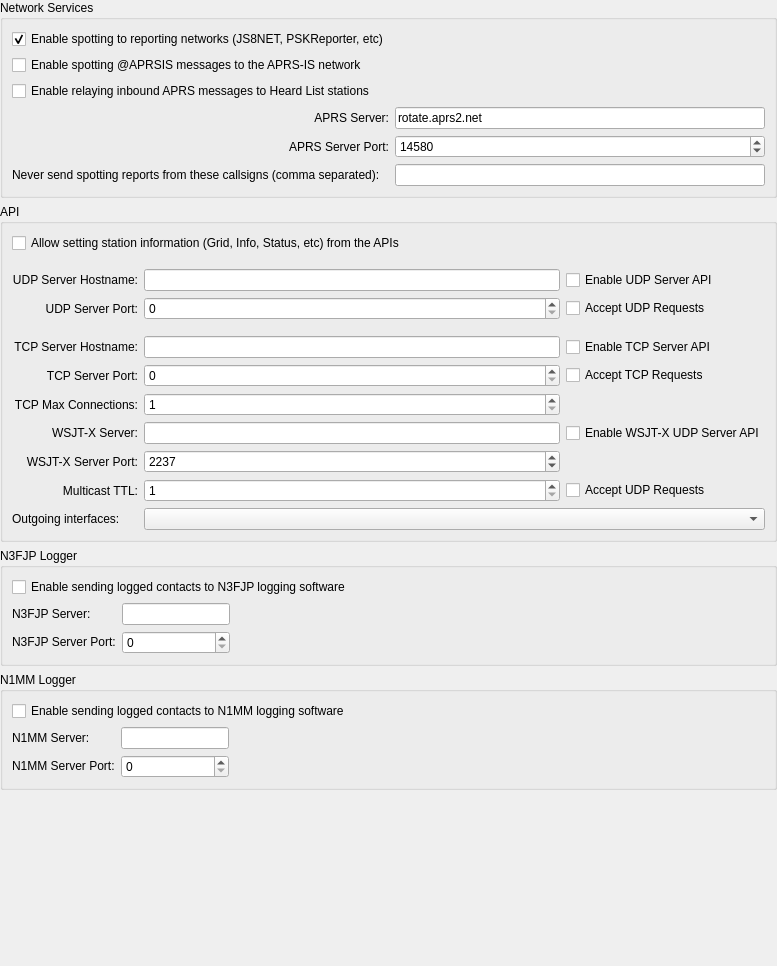
         <widget class="QWidget" name="scrollAreaWidgetContents_6">
          <property name="geometry">
           <rect>
            <x>0</x>
            <y>0</y>
            <width>777</width>
            <height>966</height>
           </rect>
          </property>
          <layout class="QVBoxLayout" name="verticalLayout_30">
           <property name="leftMargin">
            <number>0</number>
           </property>
           <property name="topMargin">
            <number>0</number>
           </property>
           <property name="rightMargin">
            <number>0</number>
           </property>
           <property name="bottomMargin">
            <number>0</number>
           </property>
           <item>
            <widget class="QGroupBox" name="network_group_box">
             <property name="title">
              <string>Network Services</string>
             </property>
             <layout class="QGridLayout" name="gridLayout_9">
              <item row="3" column="0">
               <widget class="QLabel" name="udp_server_label_2">
                <property name="text">
                 <string>APRS Server:</string>
                </property>
                <property name="alignment">
                 <set>Qt::AlignmentFlag::AlignRight|Qt::AlignmentFlag::AlignTrailing|Qt::AlignmentFlag::AlignVCenter</set>
                </property>
                <property name="buddy">
                 <cstring>udp_server_line_edit</cstring>
                </property>
               </widget>
              </item>
              <item row="4" column="0">
               <widget class="QLabel" name="label_18">
                <property name="text">
                 <string>APRS Server Port:</string>
                </property>
                <property name="alignment">
                 <set>Qt::AlignmentFlag::AlignRight|Qt::AlignmentFlag::AlignTrailing|Qt::AlignmentFlag::AlignVCenter</set>
                </property>
                <property name="buddy">
                 <cstring>udp_server_port_spin_box</cstring>
                </property>
               </widget>
              </item>
              <item row="5" column="1" colspan="2">
               <widget class="QLineEdit" name="spot_blacklist_line_edit"/>
              </item>
              <item row="3" column="1" colspan="2">
               <widget class="QLineEdit" name="aprs_server_line_edit">
                <property name="sizePolicy">
                 <sizepolicy hsizetype="Preferred" vsizetype="Fixed">
                  <horstretch>0</horstretch>
                  <verstretch>0</verstretch>
                 </sizepolicy>
                </property>
                <property name="toolTip">
                 <string>&lt;html&gt;&lt;head/&gt;&lt;body&gt;&lt;p&gt;Optional hostname of APRS server to send spots to.&lt;/p&gt;&lt;p&gt;Formats:&lt;/p&gt;&lt;ul style=&quot;margin-top: 0px; margin-bottom: 0px; margin-left: 0px; margin-right: 0px; -qt-list-indent: 1;&quot;&gt;&lt;li style=&quot; margin-top:12px; margin-bottom:0px; margin-left:0px; margin-right:0px; -qt-block-indent:0; text-indent:0px;&quot;&gt;hostname&lt;/li&gt;&lt;li style=&quot; margin-top:0px; margin-bottom:0px; margin-left:0px; margin-right:0px; -qt-block-indent:0; text-indent:0px;&quot;&gt;IPv4 address&lt;/li&gt;&lt;li style=&quot; margin-top:0px; margin-bottom:0px; margin-left:0px; margin-right:0px; -qt-block-indent:0; text-indent:0px;&quot;&gt;IPv6 address&lt;/li&gt;&lt;li style=&quot; margin-top:0px; margin-bottom:0px; margin-left:0px; margin-right:0px; -qt-block-indent:0; text-indent:0px;&quot;&gt;IPv4 multicast group address&lt;/li&gt;&lt;li style=&quot; margin-top:0px; margin-bottom:0px; margin-left:0px; margin-right:0px; -qt-block-indent:0; text-indent:0px;&quot;&gt;IPv6 multicast group address&lt;/li&gt;&lt;/ul&gt;&lt;p&gt;Clearing this field will disable the spotting to APRS.&lt;/p&gt;&lt;/body&gt;&lt;/html&gt;</string>
                </property>
                <property name="inputMethodHints">
                 <set>Qt::InputMethodHint::ImhDigitsOnly</set>
                </property>
                <property name="text">
                 <string>rotate.aprs2.net</string>
                </property>
               </widget>
              </item>
              <item row="1" column="0" colspan="2">
               <widget class="QCheckBox" name="enable_aprs_spotting_check_box">
                <property name="text">
                 <string>Enable spotting @APRSIS messages to the APRS-IS network</string>
                </property>
                <property name="checked">
                 <bool>false</bool>
                </property>
               </widget>
              </item>
              <item row="2" column="0" colspan="2">
               <widget class="QCheckBox" name="enable_aprs_relay_check_box">
                <property name="toolTip">
                 <string>When enabled, messages received from APRS-IS destined for stations in your Heard List will be relayed via JS8 (Group @APRSIS).</string>
                </property>
                <property name="text">
                 <string>Enable relaying inbound APRS messages to Heard List stations</string>
                </property>
                <property name="checked">
                 <bool>false</bool>
                </property>
               </widget>
              </item>
              <item row="5" column="0">
               <widget class="QLabel" name="label_31">
                <property name="text">
                 <string>Never send spotting reports from these callsigns (comma separated):</string>
                </property>
               </widget>
              </item>
              <item row="4" column="1" colspan="2">
               <widget class="QSpinBox" name="aprs_server_port_spin_box">
                <property name="toolTip">
                 <string>&lt;html&gt;&lt;head/&gt;&lt;body&gt;&lt;p&gt;Enter the service port number of the APRS server that should receive updates. If this is zero no updates will be broadcast.&lt;/p&gt;&lt;/body&gt;&lt;/html&gt;</string>
                </property>
                <property name="minimum">
                 <number>0</number>
                </property>
                <property name="maximum">
                 <number>65534</number>
                </property>
                <property name="value">
                 <number>14580</number>
                </property>
               </widget>
              </item>
              <item row="0" column="0">
               <widget class="QCheckBox" name="psk_reporter_check_box">
                <property name="toolTip">
                 <string>&lt;html&gt;&lt;head/&gt;&lt;body&gt;&lt;p&gt;The program can send your station details and all decoded signals with grid squares as spots to the http://pskreporter.info web site.&lt;/p&gt;&lt;p&gt;This is used for reverse beacon analysis which is very useful for assessing propagation and system performance.&lt;/p&gt;&lt;/body&gt;&lt;/html&gt;</string>
                </property>
                <property name="text">
                 <string>Enable spotting to reporting networks (JS8NET, PSKReporter, etc)</string>
                </property>
                <property name="checked">
                 <bool>true</bool>
                </property>
               </widget>
              </item>
             </layout>
            </widget>
           </item>
           <item>
            <widget class="QGroupBox" name="groupBox_4">
             <property name="title">
              <string>API</string>
             </property>
             <layout class="QGridLayout" name="gridLayout_16">
              <item row="6" column="1">
               <widget class="QLineEdit" name="tcp_server_line_edit"/>
              </item>
              <item row="3" column="1">
               <widget class="QLineEdit" name="udp_server_line_edit">
                <property name="sizePolicy">
                 <sizepolicy hsizetype="Preferred" vsizetype="Fixed">
                  <horstretch>0</horstretch>
                  <verstretch>0</verstretch>
                 </sizepolicy>
                </property>
                <property name="toolTip">
                 <string>&lt;html&gt;&lt;head/&gt;&lt;body&gt;&lt;p&gt;Optional hostname of network service to receive decodes.&lt;/p&gt;&lt;p&gt;Formats:&lt;/p&gt;&lt;ul style=&quot;margin-top: 0px; margin-bottom: 0px; margin-left: 0px; margin-right: 0px; -qt-list-indent: 1;&quot;&gt;&lt;li style=&quot; margin-top:12px; margin-bottom:0px; margin-left:0px; margin-right:0px; -qt-block-indent:0; text-indent:0px;&quot;&gt;hostname&lt;/li&gt;&lt;li style=&quot; margin-top:0px; margin-bottom:0px; margin-left:0px; margin-right:0px; -qt-block-indent:0; text-indent:0px;&quot;&gt;IPv4 address&lt;/li&gt;&lt;li style=&quot; margin-top:0px; margin-bottom:0px; margin-left:0px; margin-right:0px; -qt-block-indent:0; text-indent:0px;&quot;&gt;IPv6 address&lt;/li&gt;&lt;li style=&quot; margin-top:0px; margin-bottom:0px; margin-left:0px; margin-right:0px; -qt-block-indent:0; text-indent:0px;&quot;&gt;IPv4 multicast group address&lt;/li&gt;&lt;li style=&quot; margin-top:0px; margin-bottom:0px; margin-left:0px; margin-right:0px; -qt-block-indent:0; text-indent:0px;&quot;&gt;IPv6 multicast group address&lt;/li&gt;&lt;/ul&gt;&lt;p&gt;Clearing this field will disable the broadcasting of UDP status updates.&lt;/p&gt;&lt;/body&gt;&lt;/html&gt;</string>
                </property>
                <property name="inputMethodHints">
                 <set>Qt::InputMethodHint::ImhDigitsOnly</set>
                </property>
               </widget>
              </item>
              <item row="6" column="2">
               <widget class="QCheckBox" name="tcpEnable">
                <property name="toolTip">
                 <string>&lt;html&gt;&lt;head/&gt;&lt;body&gt;&lt;p&gt;Enable the application to send API information over a TCP Server&lt;/p&gt;&lt;/body&gt;&lt;/html&gt;</string>
                </property>
                <property name="text">
                 <string>Enable TCP Server API</string>
                </property>
               </widget>
              </item>
              <item row="6" column="0">
               <widget class="QLabel" name="label_16">
                <property name="text">
                 <string>TCP Server Hostname:</string>
                </property>
                <property name="alignment">
                 <set>Qt::AlignmentFlag::AlignRight|Qt::AlignmentFlag::AlignTrailing|Qt::AlignmentFlag::AlignVCenter</set>
                </property>
               </widget>
              </item>
              <item row="4" column="1">
               <widget class="QSpinBox" name="udp_server_port_spin_box">
                <property name="toolTip">
                 <string>&lt;html&gt;&lt;head/&gt;&lt;body&gt;&lt;p&gt;Enter the service port number of the UDP server that should receive updates. If this is zero no updates will be broadcast.&lt;/p&gt;&lt;/body&gt;&lt;/html&gt;</string>
                </property>
                <property name="minimum">
                 <number>0</number>
                </property>
                <property name="maximum">
                 <number>65534</number>
                </property>
               </widget>
              </item>
              <item row="7" column="2">
               <widget class="QCheckBox" name="accept_tcp_requests_check_box">
                <property name="toolTip">
                 <string>&lt;html&gt;&lt;head/&gt;&lt;body&gt;&lt;p&gt;With this enabled the app will accept certain requests back from a TCP client that receives decode messages.&lt;/p&gt;&lt;/body&gt;&lt;/html&gt;</string>
                </property>
                <property name="text">
                 <string>Accept TCP Requests</string>
                </property>
               </widget>
              </item>
              <item row="3" column="0">
               <widget class="QLabel" name="udp_server_label">
                <property name="text">
                 <string>UDP Server Hostname:</string>
                </property>
                <property name="alignment">
                 <set>Qt::AlignmentFlag::AlignRight|Qt::AlignmentFlag::AlignTrailing|Qt::AlignmentFlag::AlignVCenter</set>
                </property>
                <property name="buddy">
                 <cstring>udp_server_line_edit</cstring>
                </property>
               </widget>
              </item>
              <item row="7" column="1">
               <widget class="QSpinBox" name="tcp_server_port_spin_box">
                <property name="toolTip">
                 <string>&lt;html&gt;&lt;head/&gt;&lt;body&gt;&lt;p&gt;Enter the service port number of the TCP server. If this is zero then TCP server will not be started.&lt;/p&gt;&lt;/body&gt;&lt;/html&gt;</string>
                </property>
                <property name="maximum">
                 <number>65534</number>
                </property>
               </widget>
              </item>
              <item row="7" column="0">
               <widget class="QLabel" name="label_29">
                <property name="text">
                 <string>TCP Server Port:</string>
                </property>
                <property name="alignment">
                 <set>Qt::AlignmentFlag::AlignRight|Qt::AlignmentFlag::AlignTrailing|Qt::AlignmentFlag::AlignVCenter</set>
                </property>
               </widget>
              </item>
              <item row="8" column="1">
               <widget class="QSpinBox" name="tcp_max_connections_spin_box">
                <property name="toolTip">
                 <string>&lt;html&gt;&lt;head/&gt;&lt;body&gt;&lt;p&gt;Enter the maximum number of API connections allowed to the TCP server&lt;/p&gt;&lt;/body&gt;&lt;/html&gt;</string>
                </property>
                <property name="minimum">
                 <number>1</number>
                </property>
                <property name="maximum">
                 <number>100</number>
                </property>
               </widget>
              </item>
              <item row="4" column="0">
               <widget class="QLabel" name="label_6">
                <property name="text">
                 <string>UDP Server Port:</string>
                </property>
                <property name="alignment">
                 <set>Qt::AlignmentFlag::AlignRight|Qt::AlignmentFlag::AlignTrailing|Qt::AlignmentFlag::AlignVCenter</set>
                </property>
                <property name="buddy">
                 <cstring>udp_server_port_spin_box</cstring>
                </property>
               </widget>
              </item>
              <item row="0" column="0" colspan="2">
               <widget class="QCheckBox" name="use_dynamic_grid">
                <property name="toolTip">
                 <string>&lt;html&gt;&lt;head/&gt;&lt;body&gt;&lt;p&gt;Check to allow changes to grid, qtc, etc from external programs&lt;/p&gt;&lt;/body&gt;&lt;/html&gt;</string>
                </property>
                <property name="text">
                 <string>Allow setting station information (Grid, Info, Status, etc) from the APIs</string>
                </property>
               </widget>
              </item>
              <item row="8" column="0">
               <widget class="QLabel" name="label_30">
                <property name="text">
                 <string>TCP Max Connections:</string>
                </property>
                <property name="alignment">
                 <set>Qt::AlignmentFlag::AlignRight|Qt::AlignmentFlag::AlignTrailing|Qt::AlignmentFlag::AlignVCenter</set>
                </property>
               </widget>
              </item>
              <item row="9" column="0">
               <widget class="QLabel" name="wsjtx_server_label">
                <property name="text">
                 <string>WSJT-X Server:</string>
                </property>
                <property name="alignment">
                 <set>Qt::AlignmentFlag::AlignRight|Qt::AlignmentFlag::AlignTrailing|Qt::AlignmentFlag::AlignVCenter</set>
                </property>
                <property name="buddy">
                 <cstring>wsjtx_server_line_edit</cstring>
                </property>
               </widget>
              </item>
              <item row="9" column="1">
               <widget class="QLineEdit" name="wsjtx_server_line_edit">
                <property name="sizePolicy">
                 <sizepolicy hsizetype="Preferred" vsizetype="Fixed">
                  <horstretch>0</horstretch>
                  <verstretch>0</verstretch>
                 </sizepolicy>
                </property>
                <property name="toolTip">
                 <string>&lt;html&gt;&lt;head/&gt;&lt;body&gt;&lt;p&gt;Optional hostname of network service to receive WSJT-X protocol messages.&lt;/p&gt;&lt;p&gt;Formats:&lt;/p&gt;&lt;ul style=&quot;margin-top: 0px; margin-bottom: 0px; margin-left: 0px; margin-right: 0px; -qt-list-indent: 1;&quot;&gt;&lt;li style=&quot; margin-top:12px; margin-bottom:0px; margin-left:0px; margin-right:0px; -qt-block-indent:0; text-indent:0px;&quot;&gt;hostname&lt;/li&gt;&lt;li style=&quot; margin-top:0px; margin-bottom:0px; margin-left:0px; margin-right:0px; -qt-block-indent:0; text-indent:0px;&quot;&gt;IPv4 address&lt;/li&gt;&lt;li style=&quot; margin-top:0px; margin-bottom:0px; margin-left:0px; margin-right:0px; -qt-block-indent:0; text-indent:0px;&quot;&gt;IPv6 address&lt;/li&gt;&lt;li style=&quot; margin-top:0px; margin-bottom:0px; margin-left:0px; margin-right:0px; -qt-block-indent:0; text-indent:0px;&quot;&gt;IPv4 multicast group address&lt;/li&gt;&lt;li style=&quot; margin-top:0px; margin-bottom:0px; margin-left:0px; margin-right:0px; -qt-block-indent:0; text-indent:0px;&quot;&gt;IPv6 multicast group address&lt;/li&gt;&lt;/ul&gt;&lt;p&gt;Clearing this field will disable the broadcasting of WSJT-X protocol messages.&lt;/p&gt;&lt;/body&gt;&lt;/html&gt;</string>
                </property>
                <property name="inputMethodHints">
                 <set>Qt::InputMethodHint::ImhDigitsOnly</set>
                </property>
               </widget>
              </item>
              <item row="9" column="2">
               <widget class="QCheckBox" name="wsjtx_enable_check_box">
                <property name="toolTip">
                 <string>&lt;html&gt;&lt;head/&gt;&lt;body&gt;&lt;p&gt;Enable the application to send WSJT-X protocol information to UDP Servers&lt;/p&gt;&lt;/body&gt;&lt;/html&gt;</string>
                </property>
                <property name="text">
                 <string>Enable WSJT-X UDP Server API</string>
                </property>
               </widget>
              </item>
              <item row="10" column="0">
               <widget class="QLabel" name="wsjtx_server_port_label">
                <property name="text">
                 <string>WSJT-X Server Port:</string>
                </property>
                <property name="alignment">
                 <set>Qt::AlignmentFlag::AlignRight|Qt::AlignmentFlag::AlignTrailing|Qt::AlignmentFlag::AlignVCenter</set>
                </property>
                <property name="buddy">
                 <cstring>wsjtx_server_port_spin_box</cstring>
                </property>
               </widget>
              </item>
              <item row="10" column="1">
               <widget class="QSpinBox" name="wsjtx_server_port_spin_box">
                <property name="toolTip">
                 <string>&lt;html&gt;&lt;head/&gt;&lt;body&gt;&lt;p&gt;Enter the service port number of the WSJT-X UDP server that should receive updates. If this is zero no updates will be sent. Default is 2237.&lt;/p&gt;&lt;/body&gt;&lt;/html&gt;</string>
                </property>
                <property name="minimum">
                 <number>0</number>
                </property>
                <property name="maximum">
                 <number>65534</number>
                </property>
                <property name="value">
                 <number>2237</number>
                </property>
               </widget>
              </item>
              <item row="11" column="0">
               <widget class="QLabel" name="wsjtx_TTL_label">
                <property name="text">
                 <string>Multicast TTL:</string>
                </property>
                <property name="alignment">
                 <set>Qt::AlignmentFlag::AlignRight|Qt::AlignmentFlag::AlignTrailing|Qt::AlignmentFlag::AlignVCenter</set>
                </property>
                <property name="buddy">
                 <cstring>wsjtx_TTL_spin_box</cstring>
                </property>
               </widget>
              </item>
              <item row="11" column="1">
               <widget class="QSpinBox" name="wsjtx_TTL_spin_box">
                <property name="toolTip">
                 <string>&lt;html&gt;&lt;head/&gt;&lt;body&gt;&lt;p&gt;Sets the number of router hops that multicast datagrams are allowed to make. Almost everyone should set this to 1 to keep outgoing multicast traffic within the local subnet.&lt;/p&gt;&lt;/body&gt;&lt;/html&gt;</string>
                </property>
                <property name="minimum">
                 <number>1</number>
                </property>
                <property name="maximum">
                 <number>255</number>
                </property>
                <property name="value">
                 <number>1</number>
                </property>
               </widget>
              </item>
              <item row="11" column="2">
               <widget class="QCheckBox" name="wsjtx_accept_requests_check_box">
                <property name="toolTip">
                 <string>&lt;html&gt;&lt;head/&gt;&lt;body&gt;&lt;p&gt;With this enabled JS8Call will accept certain requests from a UDP client sending WSJT-X protocol messages.&lt;/p&gt;&lt;/body&gt;&lt;/html&gt;</string>
                </property>
                <property name="text">
                 <string>Accept UDP Requests</string>
                </property>
               </widget>
              </item>
              <item row="12" column="0">
               <widget class="QLabel" name="wsjtx_interfaces_label">
                <property name="text">
                 <string>Outgoing interfaces:</string>
                </property>
                <property name="buddy">
                 <cstring>wsjtx_interfaces_combo_box</cstring>
                </property>
               </widget>
              </item>
              <item row="12" column="1" colspan="2">
               <widget class="CheckableItemComboBox" name="wsjtx_interfaces_combo_box">
                <property name="toolTip">
                 <string>&lt;html&gt;&lt;head/&gt;&lt;body&gt;&lt;p&gt;When sending updates to a multicast group address it is necessary to specify which network interface(s) to send them to. If the loop-back interface is multicast capable then at least that one will be selected.&lt;/p&gt;&lt;p&gt;For most users the loop-back interface is all that is needed, that will allow multiple other applications on the same machine to interoperate with JS8Call. If applications running on other hosts are to receive status updates then a suitable network interface should be used.&lt;/p&gt;&lt;p&gt;On some Linux systems it may be necessary to enable multicast on the loop-back network interface.&lt;/p&gt;&lt;/body&gt;&lt;/html&gt;</string>
                </property>
               </widget>
              </item>
              <item row="1" column="0" colspan="3">
               <spacer name="verticalSpacer_8">
                <property name="orientation">
                 <enum>Qt::Orientation::Vertical</enum>
                </property>
                <property name="sizeType">
                 <enum>QSizePolicy::Policy::Fixed</enum>
                </property>
                <property name="sizeHint" stdset="0">
                 <size>
                  <width>20</width>
                  <height>10</height>
                 </size>
                </property>
               </spacer>
              </item>
              <item row="5" column="0" colspan="3">
               <spacer name="verticalSpacer_20">
                <property name="orientation">
                 <enum>Qt::Orientation::Vertical</enum>
                </property>
                <property name="sizeType">
                 <enum>QSizePolicy::Policy::Fixed</enum>
                </property>
                <property name="sizeHint" stdset="0">
                 <size>
                  <width>20</width>
                  <height>10</height>
                 </size>
                </property>
               </spacer>
              </item>
              <item row="4" column="2">
               <widget class="QCheckBox" name="accept_udp_requests_check_box">
                <property name="toolTip">
                 <string>&lt;html&gt;&lt;head/&gt;&lt;body&gt;&lt;p&gt;With this enabled the app will accept certain requests back from a UDP server that receives decode messages.&lt;/p&gt;&lt;/body&gt;&lt;/html&gt;</string>
                </property>
                <property name="text">
                 <string>Accept UDP Requests</string>
                </property>
               </widget>
              </item>
              <item row="3" column="2">
               <widget class="QCheckBox" name="udpEnable">
                <property name="toolTip">
                 <string>&lt;html&gt;&lt;head/&gt;&lt;body&gt;&lt;p&gt;Enable the application to send API information to UDP Servers&lt;/p&gt;&lt;/body&gt;&lt;/html&gt;</string>
                </property>
                <property name="text">
                 <string>Enable UDP Server API</string>
                </property>
               </widget>
              </item>
             </layout>
            </widget>
           </item>
           <item>
            <widget class="QGroupBox" name="groupBox_11">
             <property name="title">
              <string>N3FJP Logger</string>
             </property>
             <layout class="QFormLayout" name="formLayout_12">
              <item row="0" column="0">
               <widget class="QCheckBox" name="enable_n3fjp_broadcast_check_box">
                <property name="text">
                 <string>Enable sending logged contacts to N3FJP logging software</string>
                </property>
               </widget>
              </item>
              <item row="1" column="0">
               <layout class="QFormLayout" name="formLayout_20">
                <item row="0" column="0">
                 <widget class="QLabel" name="n3fjp_server_name_label">
                  <property name="text">
                   <string>&lt;html&gt;&lt;head/&gt;&lt;body&gt;&lt;p&gt;N3FJP Server:&lt;/p&gt;&lt;/body&gt;&lt;/html&gt;</string>
                  </property>
                 </widget>
                </item>
                <item row="0" column="1">
                 <widget class="QLineEdit" name="n3fjp_server_name_line_edit">
                  <property name="toolTip">
                   <string>&lt;html&gt;&lt;head/&gt;&lt;body&gt;&lt;p&gt;Optional host name of N3FJP software to receive logged contacts. This is usually 'localhost' or ip address 127.0.0.1&lt;/p&gt;&lt;p&gt;Formats:&lt;/p&gt;&lt;ul style=&quot;margin-top: 0px; margin-bottom: 0px; margin-left: 0px; margin-right: 0px; -qt-list-indent: 1;&quot;&gt;&lt;li style=&quot; margin-top:12px; margin-bottom:0px; margin-left:0px; margin-right:0px; -qt-block-indent:0; text-indent:0px;&quot;&gt;hostname&lt;/li&gt;&lt;li style=&quot; margin-top:0px; margin-bottom:0px; margin-left:0px; margin-right:0px; -qt-block-indent:0; text-indent:0px;&quot;&gt;IPv4 address&lt;/li&gt;&lt;li style=&quot; margin-top:0px; margin-bottom:0px; margin-left:0px; margin-right:0px; -qt-block-indent:0; text-indent:0px;&quot;&gt;IPv6 address&lt;/li&gt;&lt;li style=&quot; margin-top:0px; margin-bottom:0px; margin-left:0px; margin-right:0px; -qt-block-indent:0; text-indent:0px;&quot;&gt;IPv4 multicast group address&lt;/li&gt;&lt;li style=&quot; margin-top:0px; margin-bottom:0px; margin-left:0px; margin-right:0px; -qt-block-indent:0; text-indent:0px;&quot;&gt;IPv6 multicast group address&lt;/li&gt;&lt;/ul&gt;&lt;p&gt;Clearing this field will disable broadcasting of ADIF information via UDP.&lt;/p&gt;&lt;/body&gt;&lt;/html&gt;</string>
                  </property>
                 </widget>
                </item>
                <item row="1" column="0">
                 <widget class="QLabel" name="n3fjp_server_port_label">
                  <property name="text">
                   <string>&lt;html&gt;&lt;head/&gt;&lt;body&gt;&lt;p&gt;N3FJP Server Port:&lt;/p&gt;&lt;/body&gt;&lt;/html&gt;</string>
                  </property>
                 </widget>
                </item>
                <item row="1" column="1">
                 <widget class="QSpinBox" name="n3fjp_server_port_spin_box">
                  <property name="toolTip">
                   <string>&lt;html&gt;&lt;head/&gt;&lt;body&gt;&lt;p&gt;Enter the port number that should be used for N3FJP log information. For N3FJP, this value should be 1100. If this is zero, no contacts will be sent.&lt;/p&gt;&lt;/body&gt;&lt;/html&gt;</string>
                  </property>
                 </widget>
                </item>
               </layout>
              </item>
             </layout>
            </widget>
           </item>
           <item>
            <widget class="QGroupBox" name="n1mm_group_box">
             <property name="title">
              <string>N1MM Logger</string>
             </property>
             <layout class="QFormLayout" name="formLayout_15">
              <property name="fieldGrowthPolicy">
               <enum>QFormLayout::FieldGrowthPolicy::AllNonFixedFieldsGrow</enum>
              </property>
              <item row="0" column="0">
               <widget class="QCheckBox" name="enable_n1mm_broadcast_check_box">
                <property name="toolTip">
                 <string>&lt;html&gt;&lt;head/&gt;&lt;body&gt;&lt;p&gt;When checked, the app will broadcast a logged contact in ADIF format to the configured hostname and port. &lt;/p&gt;&lt;/body&gt;&lt;/html&gt;</string>
                </property>
                <property name="text">
                 <string>Enable sending logged contacts to N1MM logging software</string>
                </property>
               </widget>
              </item>
              <item row="1" column="0">
               <layout class="QFormLayout" name="formLayout_22">
                <item row="0" column="0">
                 <widget class="QLabel" name="n1mm_server_name_label">
                  <property name="text">
                   <string>&lt;html&gt;&lt;head/&gt;&lt;body&gt;&lt;p&gt;N1MM Server:&lt;/p&gt;&lt;/body&gt;&lt;/html&gt;</string>
                  </property>
                 </widget>
                </item>
                <item row="0" column="1">
                 <widget class="QLineEdit" name="n1mm_server_name_line_edit">
                  <property name="toolTip">
                   <string>&lt;html&gt;&lt;head/&gt;&lt;body&gt;&lt;p&gt;Optional host name of N1MM Logger+ program to receive ADIF UDP broadcasts. This is usually 'localhost' or ip address 127.0.0.1&lt;/p&gt;&lt;p&gt;Formats:&lt;/p&gt;&lt;ul style=&quot;margin-top: 0px; margin-bottom: 0px; margin-left: 0px; margin-right: 0px; -qt-list-indent: 1;&quot;&gt;&lt;li style=&quot; margin-top:12px; margin-bottom:0px; margin-left:0px; margin-right:0px; -qt-block-indent:0; text-indent:0px;&quot;&gt;hostname&lt;/li&gt;&lt;li style=&quot; margin-top:0px; margin-bottom:0px; margin-left:0px; margin-right:0px; -qt-block-indent:0; text-indent:0px;&quot;&gt;IPv4 address&lt;/li&gt;&lt;li style=&quot; margin-top:0px; margin-bottom:0px; margin-left:0px; margin-right:0px; -qt-block-indent:0; text-indent:0px;&quot;&gt;IPv6 address&lt;/li&gt;&lt;li style=&quot; margin-top:0px; margin-bottom:0px; margin-left:0px; margin-right:0px; -qt-block-indent:0; text-indent:0px;&quot;&gt;IPv4 multicast group address&lt;/li&gt;&lt;li style=&quot; margin-top:0px; margin-bottom:0px; margin-left:0px; margin-right:0px; -qt-block-indent:0; text-indent:0px;&quot;&gt;IPv6 multicast group address&lt;/li&gt;&lt;/ul&gt;&lt;p&gt;Clearing this field will disable broadcasting of ADIF information via UDP.&lt;/p&gt;&lt;/body&gt;&lt;/html&gt;</string>
                  </property>
                 </widget>
                </item>
                <item row="1" column="0">
                 <widget class="QLabel" name="n1mm_server_port_label">
                  <property name="text">
                   <string>&lt;html&gt;&lt;head/&gt;&lt;body&gt;&lt;p&gt;N1MM Server Port:&lt;/p&gt;&lt;/body&gt;&lt;/html&gt;</string>
                  </property>
                 </widget>
                </item>
                <item row="1" column="1">
                 <widget class="QSpinBox" name="n1mm_server_port_spin_box">
                  <property name="toolTip">
                   <string>&lt;html&gt;&lt;head/&gt;&lt;body&gt;&lt;p&gt;Enter the port number that should be used for UDP broadcasts of ADIF log information. For N1MM Logger+, this value should be 2333. If this is zero, no updates will be broadcast.&lt;/p&gt;&lt;/body&gt;&lt;/html&gt;</string>
                  </property>
                 </widget>
                </item>
               </layout>
              </item>
             </layout>
            </widget>
           </item>
           <item>
            <widget class="QWidget" name="aprsForm" native="true">
             <property name="minimumSize">
              <size>
               <width>0</width>
               <height>0</height>
              </size>
             </property>
             <layout class="QVBoxLayout" name="verticalLayout_36">
              <property name="spacing">
               <number>0</number>
              </property>
              <property name="leftMargin">
               <number>0</number>
              </property>
              <property name="topMargin">
               <number>0</number>
              </property>
              <property name="rightMargin">
               <number>0</number>
              </property>
              <property name="bottomMargin">
               <number>0</number>
              </property>
             </layout>
            </widget>
           </item>
           <item>
            <spacer name="verticalSpacer_7">
             <property name="orientation">
              <enum>Qt::Orientation::Vertical</enum>
             </property>
             <property name="sizeHint" stdset="0">
              <size>
               <width>20</width>
               <height>40</height>
              </size>
             </property>
            </spacer>
           </item>
           <item>
            <spacer name="verticalSpacer_4">
             <property name="orientation">
              <enum>Qt::Orientation::Vertical</enum>
             </property>
             <property name="sizeHint" stdset="0">
              <size>
               <width>0</width>
               <height>0</height>
              </size>
             </property>
            </spacer>
           </item>
          </layout>
         </widget>
